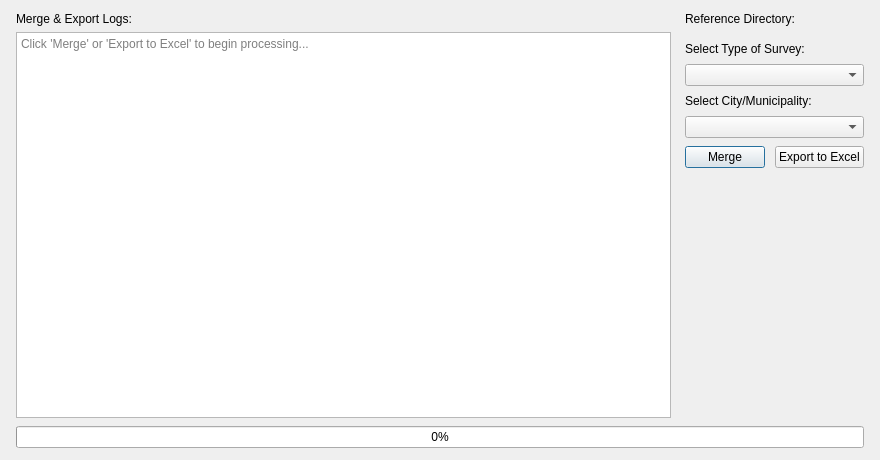
<?xml version="1.0" encoding="UTF-8"?>
<ui version="4.0">
 <class>Dialog</class>
 <widget class="QDialog" name="Dialog">
  <property name="geometry">
   <rect>
    <x>0</x>
    <y>0</y>
    <width>880</width>
    <height>460</height>
   </rect>
  </property>
  <property name="minimumSize">
   <size>
    <width>0</width>
    <height>0</height>
   </size>
  </property>
  <property name="windowTitle">
   <string>GeoFASU_Mod - Convert Geopackage to Excel</string>
  </property>
  <layout class="QVBoxLayout" name="rootLayout">
   <property name="spacing">
    <number>8</number>
   </property>
   <property name="leftMargin">
    <number>16</number>
   </property>
   <property name="topMargin">
    <number>12</number>
   </property>
   <property name="rightMargin">
    <number>16</number>
   </property>
   <property name="bottomMargin">
    <number>12</number>
   </property>
   <item>
    <layout class="QHBoxLayout" name="mainHorizontalLayout">
     <property name="spacing">
      <number>14</number>
     </property>
     <!-- LEFT COLUMN: Logs & Alerts -->
   <item>
    <layout class="QVBoxLayout" name="leftLayout">
     <property name="spacing">
      <number>6</number>
     </property>
     <item>
      <widget class="QLabel" name="label_logs">
       <property name="text">
        <string>Merge &amp; Export Logs:</string>
       </property>
      </widget>
     </item>
     <item>
      <widget class="QPlainTextEdit" name="logsTextEdit">
       <property name="readOnly">
        <bool>true</bool>
       </property>
       <property name="placeholderText">
        <string>Click 'Merge' or 'Export to Excel' to begin processing...</string>
       </property>
      </widget>
     </item>
    </layout>
   </item>
   <!-- RIGHT COLUMN: Controls -->
   <item>
    <layout class="QVBoxLayout" name="rightLayout">
     <property name="spacing">
      <number>8</number>
     </property>
     <item>
      <widget class="QLabel" name="label_1">
       <property name="text">
        <string>Reference Directory:</string>
       </property>
      </widget>
     </item>
     <item>
      <widget class="QgsFileWidget" name="fileWidget">
       <property name="storageMode">
        <enum>QgsFileWidget::GetDirectory</enum>
       </property>
      </widget>
     </item>
     <item>
      <widget class="QLabel" name="label_2">
       <property name="text">
        <string>Select Type of Survey:</string>
       </property>
      </widget>
     </item>
     <item>
      <widget class="QComboBox" name="comboxNOS"/>
     </item>
     <item>
      <widget class="QLabel" name="label_3">
       <property name="text">
        <string>Select City/Municipality:</string>
       </property>
      </widget>
     </item>
     <item>
      <widget class="QComboBox" name="comboxMun"/>
     </item>
     <item>
      <layout class="QHBoxLayout" name="buttonLayout">
       <property name="spacing">
        <number>10</number>
       </property>
       <item>
        <widget class="QPushButton" name="mergeBtn">
         <property name="minimumSize">
   <size>
    <width>0</width>
    <height>0</height>
   </size>
  </property>
         <property name="cursor">
          <cursorShape>PointingHandCursor</cursorShape>
         </property>
         <property name="text">
          <string>Merge</string>
         </property>
        </widget>
       </item>
       <item>
        <widget class="QPushButton" name="exportBtn">
         <property name="minimumSize">
   <size>
    <width>0</width>
    <height>0</height>
   </size>
  </property>
         <property name="cursor">
          <cursorShape>PointingHandCursor</cursorShape>
         </property>
         <property name="text">
          <string>Export to Excel</string>
         </property>
        </widget>
       </item>
      </layout>
     </item>
     <item>
      <spacer name="verticalSpacer">
       <property name="orientation">
        <enum>Qt::Vertical</enum>
       </property>
       <property name="sizeHint" stdset="0">
        <size>
         <width>20</width>
         <height>10</height>
        </size>
       </property>
      </spacer>
     </item>
    </layout>
   </item>
  </layout>
 </item>
 <item>
   <widget class="QProgressBar" name="progressBar">
       <property name="value">
        <number>0</number>
       </property>
       <property name="alignment">
        <set>Qt::AlignCenter</set>
       </property>
      </widget>
  </item>
</layout>
</widget>
<customwidgets>
  <customwidget>
   <class>QgsFileWidget</class>
   <extends>QWidget</extends>
   <header>qgsfilewidget.h</header>
  </customwidget>
 </customwidgets>
 <resources/>
 <connections/>
</ui>
